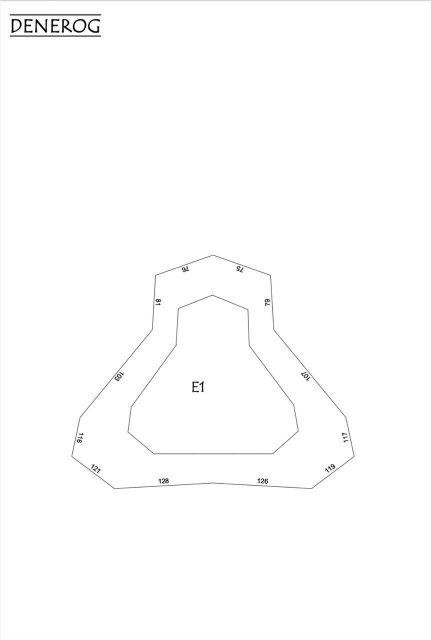
#> input picture images/photo_2021-10-29_14-51-18.jpg, 862 x 1280 px (shown at 1/2 size); its folder holds 4 pictures in this run
$ python main.py
#> lines starting #> are read from the running program, lines starting #| are printed output that depends on the picture
#> the answer given: 3
import os, os.path
import time, datetime as dt
import sys

import cv2


# Sheet formats in pixels with DPI = 300
A1 = (7016, 9933)
A2 = (4961, 7016)
A3 = (3508, 4961)
A4 = (3508, 2480)


def clear():
    return os.system('clear')


def ext():
    clear()
    print('Exit')
    sys.exit(0)


def get_image():

    files = os.listdir('./images')
    files.sort()
    c = 0

    print('Choice file:')
    for i in files:
        print(f"{c} - {i}")
        c += 1
    while True:
        try:
            file = int(input())
        except KeyboardInterrupt:
            ext()
        if file > len(files) - 1:
            print('Choice correct file!\n')
            continue
        else:
            return files[file]
            break
#> this loop made 1 pass; the answer given on pass 1: 3


def convert(file, size, scl):

#> called with file = 'photo_2021-10-29_14-51-18.jpg', size = (3508, 4961), scl = 'A3'
    img = cv2.imread(f"./images/{file}", cv2.IMREAD_UNCHANGED)
#> img is the input picture: shape (1280, 862, 3); min 0, max 255, mean 253.5
    clear()

    print('Original Dimensions: ', img.shape)
#| Original Dimensions:  (1280, 862, 3)

    resized = cv2.resize(img, size, interpolation = cv2.INTER_AREA)
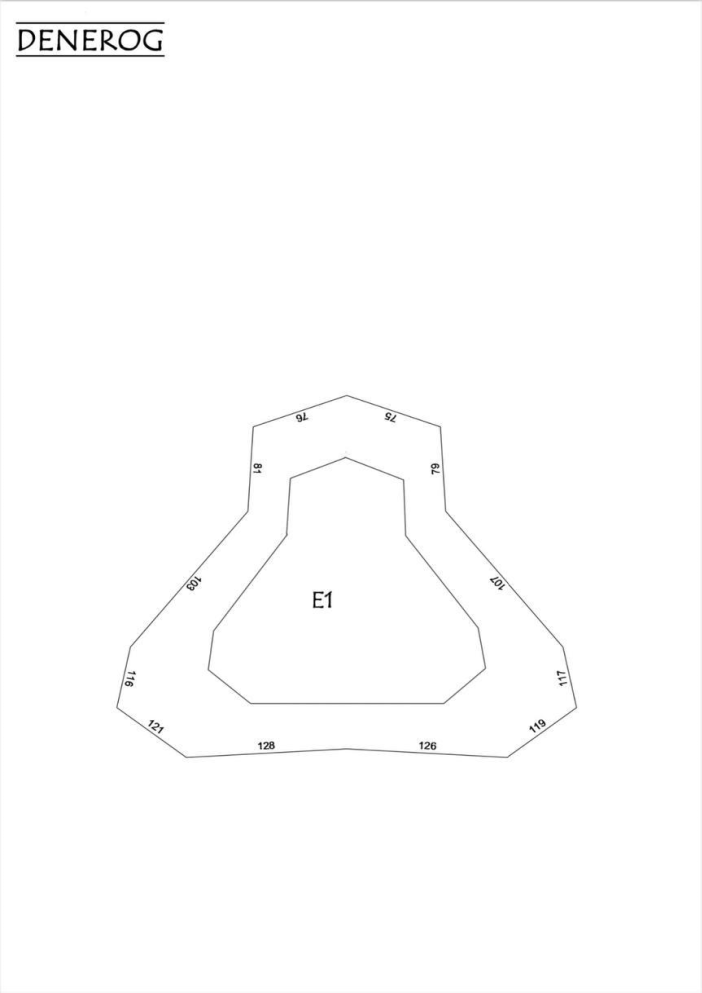
#> resized: shape (4961, 3508, 3) (shown at 1/5 size); min 0, max 255, mean 253.5

    print('Resized Dimensions: ', resized.shape)
#| Resized Dimensions:  (4961, 3508, 3)

    name = dt.datetime.now()
    path = os.getcwd()
    os.makedirs(f"{path}/converted", exist_ok=True)
    cv2.imwrite(os.path.join(f"{path}/converted", f"{scl}_{name}.jpg"), resized)

    print(f"{scl}_{name}.jpg wrote into /converted")

    time.sleep(2.5)
    clear()

    return main()
#> the answer given: 3


def main():
    print("""What need to do?
            1 - Convert to A1
            2 - Convert to A2
            3 - Convert to A3
            4 - Convert to A4""")

    try:
        action = int(input())
    except KeyboardInterrupt:
        ext()

    if action == 1:
        convert(get_image(), A1, 'A1')
    elif action == 2:
        convert(get_image(), A2, 'A2')
    elif action == 3:
        convert(get_image(), A3, 'A3')
#> the loop in get_image (call 2), `while True:` made 1 pass; the answer given on pass 1: 3
#| Original Dimensions:  (1280, 862, 3)
#| Resized Dimensions:  (4961, 3508, 3)
#> the answer given: 3
#| Original Dimensions:  (1280, 862, 3)
#| Resized Dimensions:  (4961, 3508, 3)
    elif action == 4:
        convert(get_image(), A4, 'A4')
    else:
        return main()


if __name__ == '__main__':
    clear()
#> (the run stopped early here; a loop or call above may not have finished)
